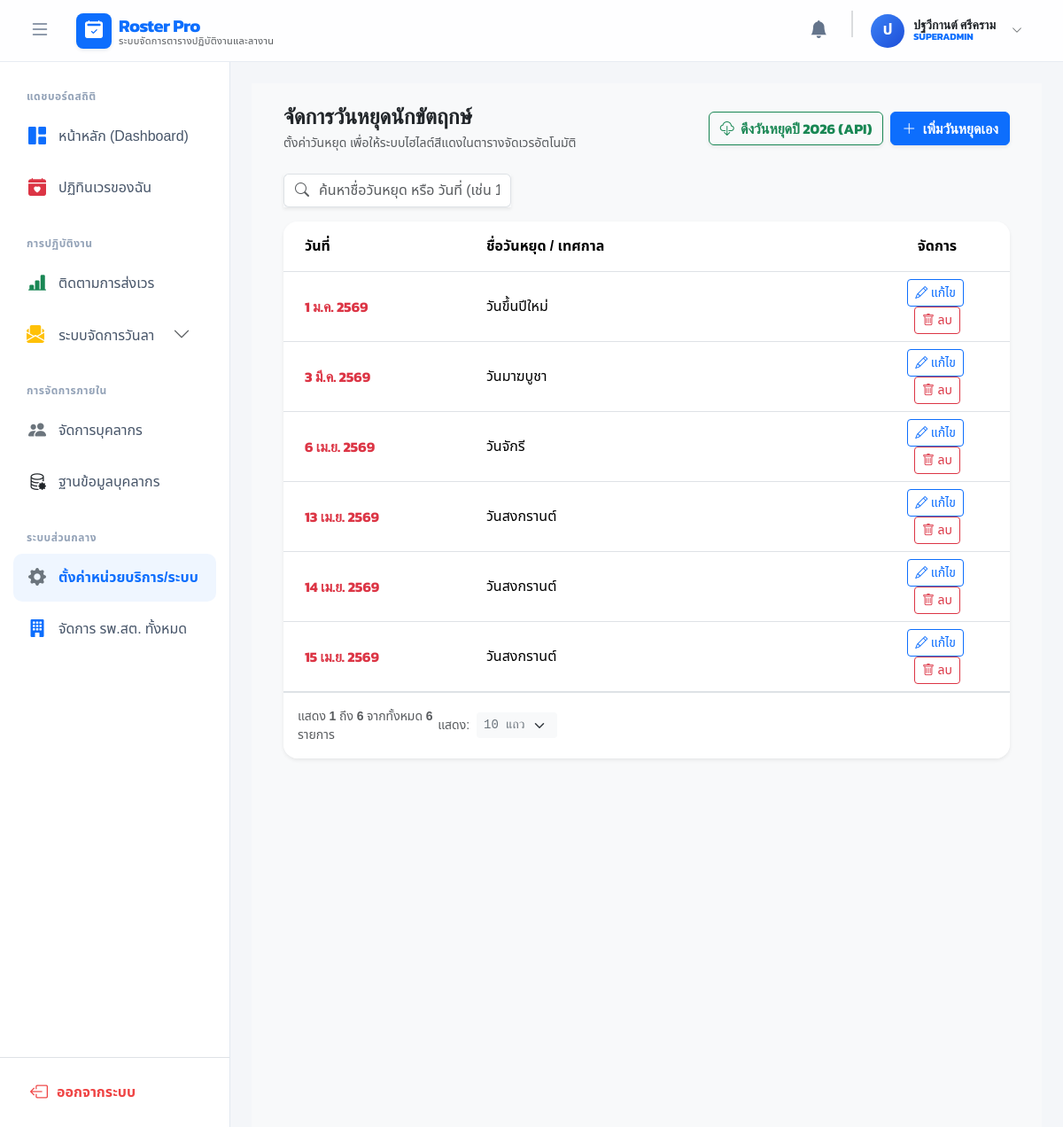
Screenshot of /index.php?c=settings&a=holidays (signed in) with the database file from the repository.
### tables this page shows
CREATE TABLE `holidays` (
  `id` int(11) NOT NULL,
  `hospital_id` int(11) DEFAULT NULL COMMENT 'NULL = วันหยุดส่วนกลาง',
  `status` enum('PENDING','APPROVED') DEFAULT 'APPROVED',
  `holiday_date` date NOT NULL,
  `holiday_name` varchar(255) NOT NULL
);

### models/HolidayModel.php (called while the page is built, shortened)
<?php
class HolidayModel {
    private $conn;
    private $table_name = "holidays";
    public function __construct($db) {
        $this->conn = $db;
    }
    public function getAllHolidays() {
        $query = "SELECT * FROM " . $this->table_name . " ORDER BY holiday_date ASC";
        $stmt = $this->conn->prepare($query);
        $stmt->execute();
        return $stmt->fetchAll(PDO::FETCH_ASSOC);
    }
}
?>

### views/settings/holidays.php (the view, shortened to what this page needs)
<?php
function getThaiDate($date_str) {
    $thai_months = ['', 'ม.ค.', 'ก.พ.', 'มี.ค.', 'เม.ย.', 'พ.ค.', 'มิ.ย.', 'ก.ค.', 'ส.ค.', 'ก.ย.', 'ต.ค.', 'พ.ย.', 'ธ.ค.'];
    $time = strtotime($date_str);
    $d = date('j', $time);
    $m = $thai_months[date('n', $time)];
    $y = date('Y', $time) + 543;
    return "$d $m $y";
}
?>
<link rel="stylesheet" href="https://cdn.jsdelivr.net/npm/flatpickr/dist/flatpickr.min.css">
<link rel="stylesheet" type="text/css" href="https://cdn.jsdelivr.net/npm/flatpickr/dist/themes/airbnb.css">
<div class="w-100 bg-light p-3 p-md-4 min-vh-100">
    <div class="container-fluid max-w-7xl mx-auto">
        <div class="d-flex flex-column flex-md-row justify-content-between align-items-md-center mb-4 gap-3">
            <div>
                <h4 class="fw-bold text-dark mb-1">จัดการวันหยุดนักขัตฤกษ์</h4>
                <p class="text-muted mb-0" style="font-size: 14px;">ตั้งค่าวันหยุด เพื่อให้ระบบไฮไลต์สีแดงในตารางจัดเวรอัตโนมัติ</p>
            </div>
            <div class="d-flex gap-2 flex-wrap">
                <a href="index.php?c=settings&a=sync_api&year=<?= date('Y') ?>" class="btn btn-outline-success fw-bold shadow-sm" onclick="return confirm('ระบบจะดึงวันหยุดของปี <?= date('Y') ?> จากฐานข้อมูลสากลมาเพิ่มในระบบ\n\n(ระบบจะข้ามวันที่มีอยู่ในฐานข้อมูลแล้วเพื่อป้องกันข้อมูลซ้ำ)\n\nคุณต้องการดำเนินการต่อหรือไม่?')">
                    <i class="bi bi-cloud-download me-1"></i> ดึงวันหยุดปี <?= date('Y') ?> (API)
                </a>
                <button class="btn btn-primary fw-bold shadow-sm" data-bs-toggle="modal" data-bs-target="#addHolidayModal">
                    <i class="bi bi-plus-lg me-1"></i> เพิ่มวันหยุดเอง
                </button>
            </div>
        </div>
        <div class="row mb-3">
            <div class="col-12 col-md-5 col-lg-4">
                <div class="input-group shadow-sm">
                    <span class="input-group-text bg-white border-end-0 text-muted">
                        <i class="bi bi-search"></i>
                    </span>
                    <input type="text" id="searchInput" class="form-control border-start-0 ps-0" placeholder="ค้นหาชื่อวันหยุด หรือ วันที่ (เช่น 13 เม.ย.)...">
                </div>
            </div>
        </div>
        <div class="card shadow-sm border-0 rounded-4 overflow-hidden">
            <div class="card-body p-0">
                <div class="table-responsive">
                    <table class="table table-hover mb-0 align-middle">
                        <thead class="bg-light">
                            <tr>
                                <th class="py-3 px-4" width="25%">วันที่</th>
                                <th class="py-3 px-4">ชื่อวันหยุด / เทศกาล</th>
                                <th class="py-3 px-4 text-center" width="20%">จัดการ</th>
                            </tr>
                        </thead>
                        <tbody id="holidayTableBody">
                            <?php if(count($holidays) > 0): ?>
                                <?php foreach($holidays as $h): ?>
                                <tr class="holiday-row">
                                    <td class="px-4 fw-bold text-danger">
                                        <?= getThaiDate($h['holiday_date']) ?>
                                    </td>
                                    <td class="px-4 holiday-name">
                                        <?= htmlspecialchars($h['holiday_name']) ?>
                                    </td>
                                    <td class="px-4 text-center">
                                        <button type="button" class="btn btn-sm btn-outline-primary me-1" onclick="openEditModal(<?= $h['id'] ?>, '<?= $h['holiday_date'] ?>', '<?= htmlspecialchars(addslashes($h['holiday_name'])) ?>')">
                                            <i class="bi bi-pencil"></i> แก้ไข
                                        </button>
                                        <a href="index.php?c=settings&a=delete_holiday&id=<?= $h['id'] ?>" class="btn btn-sm btn-outline-danger" onclick="return confirm('คุณต้องการลบวันหยุดนี้ใช่หรือไม่?')">
                                            <i class="bi bi-trash"></i> ลบ
                                        </a>
                                    </td>
                                </tr>
                                <?php endforeach; ?>
                            <?php endif; ?>
                        </tbody>
                    </table>
                </div>
            </div>
            <div class="card-footer bg-white border-top py-3 flex-column flex-md-row justify-content-between align-items-center" id="paginationWrapper" style="display: none;">
                <div class="text-muted small mb-3 mb-md-0 fw-medium" id="paginationInfo">แสดงข้อมูล...</div>
                <div class="d-flex align-items-center justify-content-between w-100 w-md-auto gap-3">
                    <div class="d-flex align-items-center gap-2">
                        <label for="rowsPerPage" class="text-muted small mb-0 d-none d-sm-block">แสดง:</label>
                        <select id="rowsPerPage" class="form-select form-select-sm text-secondary bg-light border-0 shadow-none cursor-pointer font-monospace" style="width: auto;">
                            <option value="10" selected>10 แถว</option>
                        </select>
                    </div>
                </div>
            </div>
        </div>
    </div>
</div>

### views/layouts/header.php (style rules this page uses)
:root { --primary-color: #0d6efd; --sidebar-bg: #ffffff; --navbar-height: 70px; }
body { font-family: 'Noto Sans Thai', sans-serif; background-color: #f4f6f9; height: 100vh; overflow: hidden; margin: 0; padding: 0; -webkit-font-smoothing: antialiased; }
h1, h2, h3, h4, h5, h6, .fw-bold { font-family: 'Kanit', sans-serif; }

### views/settings/holidays.php (style rules this page uses)
.cursor-pointer { cursor: pointer !important; }

### rows the page displays
holidays: holiday_date "1 ม.ค. 2569", holiday_name "วันขึ้นปีใหม่"
holidays: holiday_date "3 มี.ค. 2569", holiday_name "วันมาฆบูชา"
holidays: holiday_date "6 เม.ย. 2569", holiday_name "วันจักรี"
holidays: holiday_date "13 เม.ย. 2569", holiday_name "วันสงกรานต์"
holidays: holiday_date "14 เม.ย. 2569", holiday_name "วันสงกรานต์"
holidays: holiday_date "15 เม.ย. 2569", holiday_name "วันสงกรานต์"

### other values shown
$app_name "Roster Pro"
$app_subtitle "ระบบจัดการตารางปฏิบัติงานและลางาน"
mb_substr($_SESSION['user']['name'], 0, 1, 'UTF-8') "ป"
$_SESSION['user']['name'] "ปฐวีกานต์ ศรีคราม"
$_SESSION['user']['role'] "SUPERADMIN"
